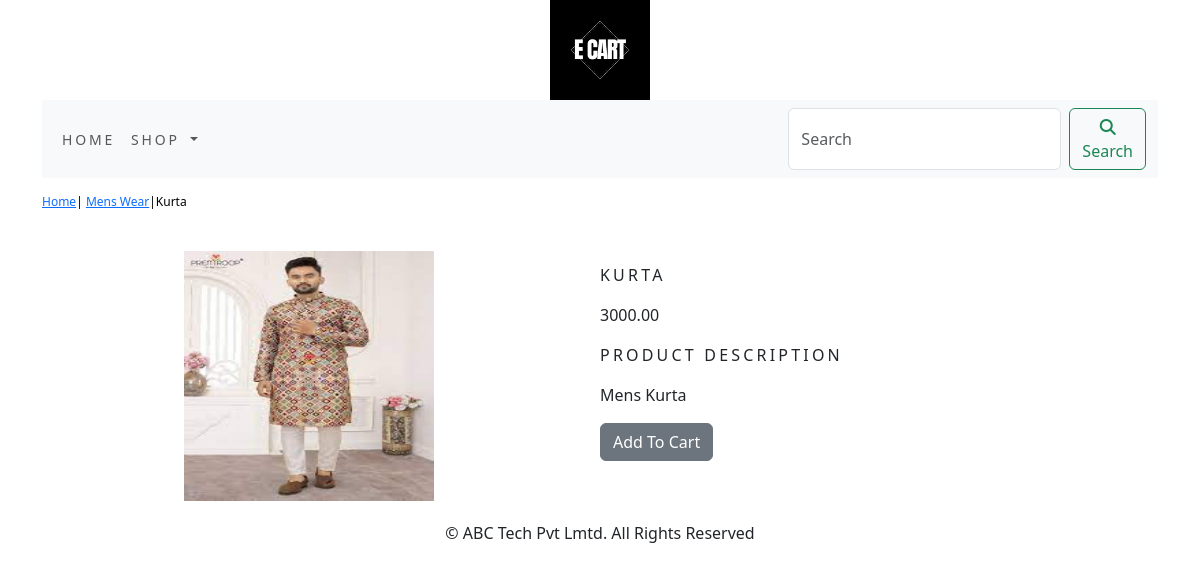
/shop/mens-wear/kurta/, run on the app's committed database.
### shop/models.py (models this page shows, shortened)
class Product(models.Model):
    name = models.CharField(max_length=150,unique=True)
    slug = models.SlugField(max_length=250,unique=True)
    description = models.TextField(blank=True)
    image = models.ImageField(upload_to='product',blank=True)
    price = models.DecimalField(max_digits=10,decimal_places=2)
    category = models.ForeignKey(Category,on_delete=models.CASCADE)
    stock = models.IntegerField()
    available = models.BooleanField(default=True)
    created = models.DateTimeField(auto_now_add=True)
    updated = models.DateTimeField(auto_now=True)
    class Meta:
        ordering =('name',)
        verbose_name = 'product'
        verbose_name_plural = 'products'

class Category(models.Model):
    name = models.CharField(max_length=150,unique=True)
    slug = models.SlugField(max_length=250,unique=True)
    description = models.TextField(blank=True)
    image = models.ImageField(upload_to='category',blank=True)
    class Meta:
        ordering =('name',)
        verbose_name = 'category'
        verbose_name_plural = 'categories'
    def __str__(self):
        return '{}'.format(self.name)
    def get_url(self):
        return reverse('shop:products_by_category',args = [self.slug])

### shop/views.py (the view)
def ProDetail(request,c_slug,product_slug):
    try :
        product = Product.objects.get(category__slug = c_slug,slug= product_slug)
    except Exception as e:
        raise e
    return render(request,'product.html',{'product':product})

### cart/context_processors.py (called while the page is built)
def counter(request):
     item_count =0;
     if 'admin' in request.path:
         return {}
     else:
         try:
             cart = Cart.objects.filter(cart_id = cart_id(request))
             cart_items =CartItem.objects.all().filter(cart = cart[:1])
             for cart_item in cart_items:
                 item_count += cart_item.quantity
         except Cart.DoesNotExist:
             item_count =0
     return dict(item_count=item_count)

### cart/views.py (called while the page is built)
def cart_id(request):
    cart = request.session.session_key
    if not cart:
        request.session.create()
    return cart

### shop/context_processors.py (called while the page is built)
def menu_links(request):
    links = Category.objects.all()
    return dict(links = links)

### templates/product.html (shortened to what this page needs)
{% extends 'base.html' %}
{% load static %}
{% block content %}
<div class="row my_prod_row_class">
    <div class="mx_auto">
        <p> <a href=" {% url 'shop:AllProdCat' %}"> Home</a>| <a href="{{ product.category.get_url}}"> {{product.category}}</a>|{{product.name}} </p>
    </div>
    <div class="container">
</div>
<br>
<div class="row">
    <div class="col 12 col-sm-12 col-md-12 col-lg-6 text-center">
        <div style="min-width:18rem">
            <img src="{{product.image.url}}" width="250px" height="250px" alt="{{product.name}}">
        </div>
    </div>
        <div class="col 12 col-sm-12 col-md-12 col-lg-6">
            <div>
            <h1 class="my_prod_title">{{product.name}}</h1>
            <p> {{product.price}}</p>
            <p class="my_title"> Product Description</p>
            <p class="text-justify my_prod_text">{{product.description}}</p>
            {% if product.stock <= 0 %}
            <p class="text-justify my_prod_text"><b> Out Of Stock</b></p>
            {% else %}
            <a class="btn btn-secondary" href="{% url 'cart:add_cart' product.id %}"> Add To Cart</a>
            {% endif %}
        </div>
    </div>
    </div>
</div>
</div>
{% endblock %}

### static/css/custom.css (style rules this page uses)
.my_title { font-size:16px; text-transform:uppercase; letter-spacing:.2em }
.my_prod_row_class { padding-top:15px; padding-bottom:20px; }
.my_prod_row_class .mx_auto { font-size:12px; text-decoration:none; color:#000; }
.my_prod_title { font-size:16px; text-transform:uppercase; letter-spacing:.2em; padding-bottom:10px; padding-top:15px; }
.my_prod_text { padding-right:20px; }

### data on the page
Product: category "Mens Wear", name "Kurta", image (picture), name "KURTA", price "3000.00", description "Mens Kurta"
